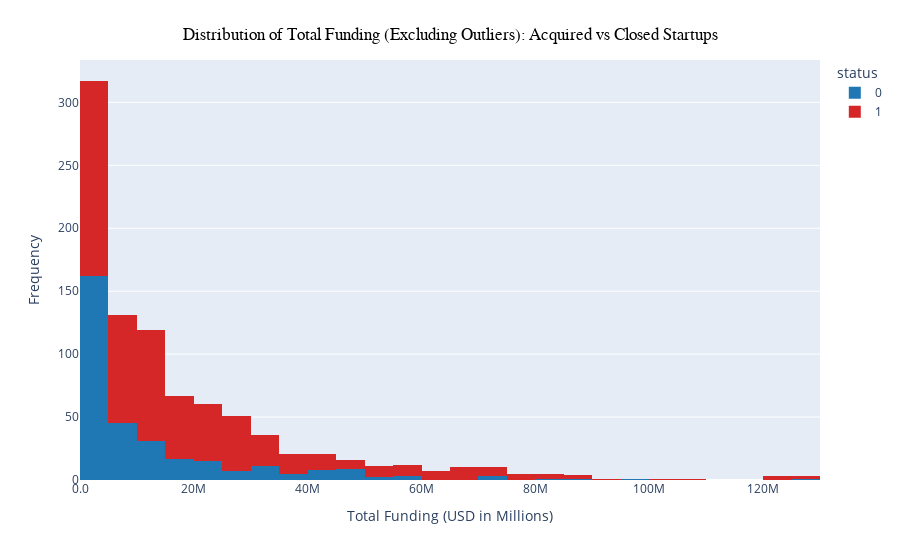

Notebook source saved alongside this figure:
### Markdown cell above
##### **What is the average total funding for startups that successfully get acquired VS those that close?**

### Code cell
import plotly.express as px

# Define a list of pastel color codes
colors = ['#1f77b4', '#d62728']

# Filter out extreme outliers from the data
max_value = data_df['funding_total_usd'].quantile(0.99)  # Define a threshold (e.g., 99th percentile)
filtered_data = data_df[data_df['funding_total_usd'] < max_value]

# Create a histogram with the filtered data
fig = px.histogram(data_frame=filtered_data, x='funding_total_usd', color='status',
                   labels={'funding_total_usd': 'Total Funding (USD in Millions)'},
                   color_discrete_sequence=colors)  
                   
# Update layout for better visualization
fig.update_layout(
    title={
        'text': 'Distribution of Total Funding (Excluding Outliers): Acquired vs Closed Startups',
        'y': 0.95,  # You can adjust this for vertical position
        'x': 0.5,  # You can adjust this for horizontal position
        'xanchor': 'center',
        'yanchor': 'top',
        'font': {
            'size': 17,
            'color': 'black',  # You can change the color if you want
            'family': 'Arial, sans-serif', # You can change the font family if you want
        },
    },
    xaxis_title='Total Funding (USD in Millions)',
    yaxis_title='Frequency',
)
# Format the x-axis tick labels to display values in millions
fig.update_xaxes(tickformat=".2s", exponentformat="none")

# Show the figure
fig.show()

### Figure 1 — Plotly figure (JSON) as saved in the notebook; plotly's stock layout.template omitted (floating-point values rounded to 4 significant figures; data arrays with more than 128 entries replaced by an {"elided": "..."} marker saying what was removed)
{"data": [{"alignmentgroup": "True", "bingroup": "x", "hovertemplate": "status=0<br>Total Funding (USD in Millions)=%{x}<br>count=%{y}<extra></extra>", "legendgroup": "0", "marker": {"color": "#1f77b4", "pattern": {"shape": ""}}, "name": "0", "offsetgroup": "0", "orientation": "v", "showlegend": true, "type": "histogram", "x": {"elided": "322 int values"}, "xaxis": "x", "yaxis": "y"}, {"alignmentgroup": "True", "bingroup": "x", "hovertemplate": "status=1<br>Total Funding (USD in Millions)=%{x}<br>count=%{y}<extra></extra>", "legendgroup": "1", "marker": {"color": "#d62728", "pattern": {"shape": ""}}, "name": "1", "offsetgroup": "1", "orientation": "v", "showlegend": true, "type": "histogram", "x": {"elided": "591 int values"}, "xaxis": "x", "yaxis": "y"}], "layout": {"barmode": "relative", "legend": {"title": {"text": "status"}, "tracegroupgap": 0}, "margin": {"t": 60}, "title": {"font": {"color": "black", "family": "Arial, sans-serif", "size": 17}, "text": "Distribution of Total Funding (Excluding Outliers): Acquired vs Closed Startups", "x": 0.5, "xanchor": "center", "y": 0.95, "yanchor": "top"}, "xaxis": {"anchor": "y", "domain": [0, 1], "exponentformat": "none", "tickformat": ".2s", "title": {"text": "Total Funding (USD in Millions)"}}, "yaxis": {"anchor": "x", "domain": [0, 1], "title": {"text": "Frequency"}}}}
